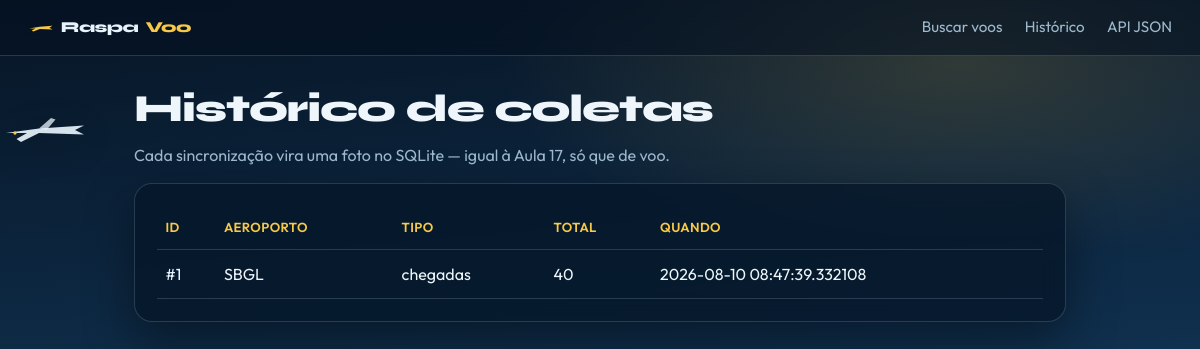
The page /historico on the database its author committed.
### Aula19Alunos3C1_ativ/Aula19Alunos3C1/models/coleta_voo.py (models this page shows, shortened)
class ColetaVoo(ModeloBase):
    __bind_key__ = "historico"
    __tablename__ = "coletas_voo"
    fonte = db.Column(db.String(255), nullable=False)
    aeroporto = db.Column(db.String(10), nullable=False)
    tipo_busca = db.Column(db.String(20), nullable=False)
    total = db.Column(db.Integer, nullable=False, default=0)
    voos = db.relationship(
        "VooInfo",
        back_populates="coleta",
        cascade="all, delete-orphan",
    )
    @classmethod
    def listar(cls):
        return cls.query.order_by(cls.data_criacao.desc()).all()

### Aula19Alunos3C1_ativ/Aula19Alunos3C1/controllers/site_controller.py (the view)
@site_bp.route("/historico")
def historico():
    coletas = ColetaVoo.listar()
    return render_template("historico.html", coletas=coletas)

### Aula19Alunos3C1_ativ/Aula19Alunos3C1/views/template/historico.html (shortened to what this page needs)
{% extends "layout.html" %}
{% block content %}
<section class="topo-pagina">
    <h1>Histórico de coletas</h1>
    <p class="subtitulo">Cada sincronização vira uma foto no SQLite — igual à Aula 17, só que de voo.</p>
</section>
<section class="painel">
    {% if coletas %}
    <div class="tabela-wrap">
        <table class="tabela">
            <thead>
                <tr>
                    <th>ID</th>
                    <th>Aeroporto</th>
                    <th>Tipo</th>
                    <th>Total</th>
                    <th>Quando</th>
                </tr>
            </thead>
            <tbody>
                {% for c in coletas %}
                <tr>
                    <td><a href="{{ url_for('site.detalhe_coleta', coleta_id=c.id) }}">#{{ c.id }}</a></td>
                    <td>{{ c.aeroporto }}</td>
                    <td>{{ c.tipo_busca }}</td>
                    <td>{{ c.total }}</td>
                    <td>{{ c.data_criacao }}</td>
                </tr>
                {% endfor %}
            </tbody>
        </table>
    </div>
    {% else %}
    <p class="vazio">Ainda sem coletas. Vá na home e marque “Gravar no histórico”.</p>
    {% endif %}
</section>
{% endblock %}

### Aula19Alunos3C1_ativ/Aula19Alunos3C1/views/static/css/style.css (style rules this page uses)
* { box-sizing: border-box; }
:root { --ceu-alto: #071525; --ceu-meio: #0f2f4d; --horizonte: #1a5a7a; --pista: #f7c948; --pista-clara: #ffe08a; --nuvem: #e8f4fc; --texto: #eef6fb; --texto-suave: #9eb9cc; --painel: rgba(6, 22, 40, 0.78); --borda: rgba(158, 185, 204, 0.22); --erro: #ff8a7a; --sucesso: #5eead4; --sombra: 0 20px 50px rgba(0, 0, 0, 0.4); }
body { margin: 0; min-height: 100vh; font-family: "Outfit", sans-serif; color: var(--texto); background: radial-gradient(ellipse 70% 45% at 80% 8%, rgba(247, 201, 72, 0.16), transparent 55%), radial-gradient(ellipse 50% 35% at 10% 90%, rgba(26, 90, 122, 0.45), transparent 60%), linear-gradient(175deg, var(--ceu-alto) 0%, var(--ceu-meio) 48%, var(--horizonte) 100%); background-attachment: fixed; line-height: 1.5; overflow-x: hidden; }
.topo-pagina { animation: fade-up 0.55s ease both; margin-bottom: 0.5rem; }
.topo-pagina h1 { display: flex; align-items: center; gap: 0.5rem; font-family: "Syne", sans-serif; font-weight: 800; font-size: clamp(1.8rem, 4vw, 2.4rem); margin: 0 0 0.35rem; letter-spacing: -0.03em; }
.subtitulo { color: var(--texto-suave); margin: 0 0 1rem; }
.painel { background: var(--painel); border: 1px solid var(--borda); border-radius: 18px; padding: 1.35rem; box-shadow: var(--sombra); backdrop-filter: blur(14px); animation: fade-up 0.75s ease both; }
.tabela-wrap { overflow-x: auto; }
.tabela { width: 100%; border-collapse: collapse; }
.tabela th, .tabela td { padding: 0.75rem 0.55rem; text-align: left; border-bottom: 1px solid var(--borda); vertical-align: top; }
.tabela th { color: var(--pista); font-weight: 600; font-size: 0.82rem; text-transform: uppercase; letter-spacing: 0.03em; }
.tabela a { color: var(--nuvem); text-decoration: none; }

### rows shown on the page
ColetaVoo: id "1", aeroporto "SBGL", tipo_busca "chegadas", total "40", data_criacao "2026-08-10 08:47:39.332108"
